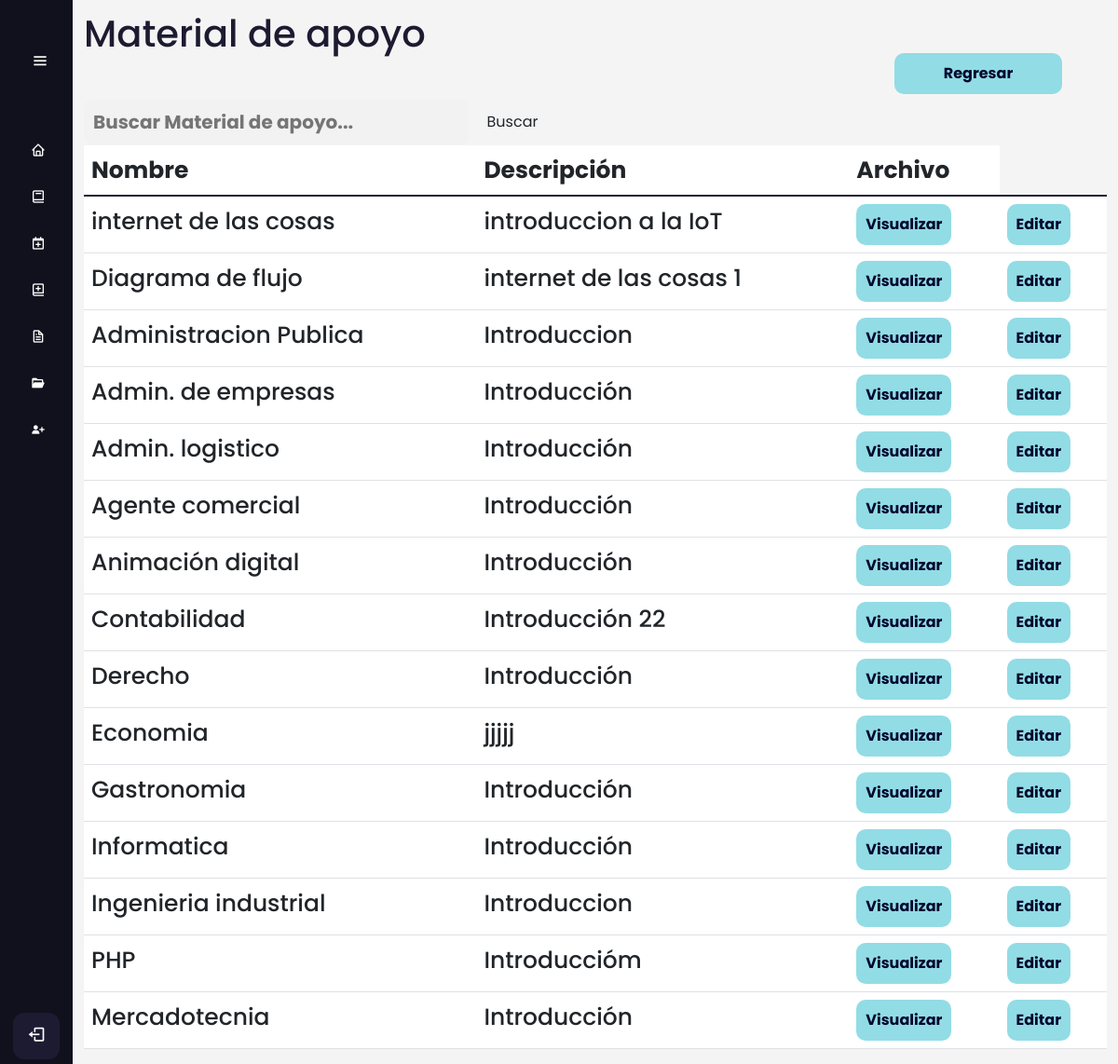
The page /filtrar_material/ (signed in) on the database as committed earlier.
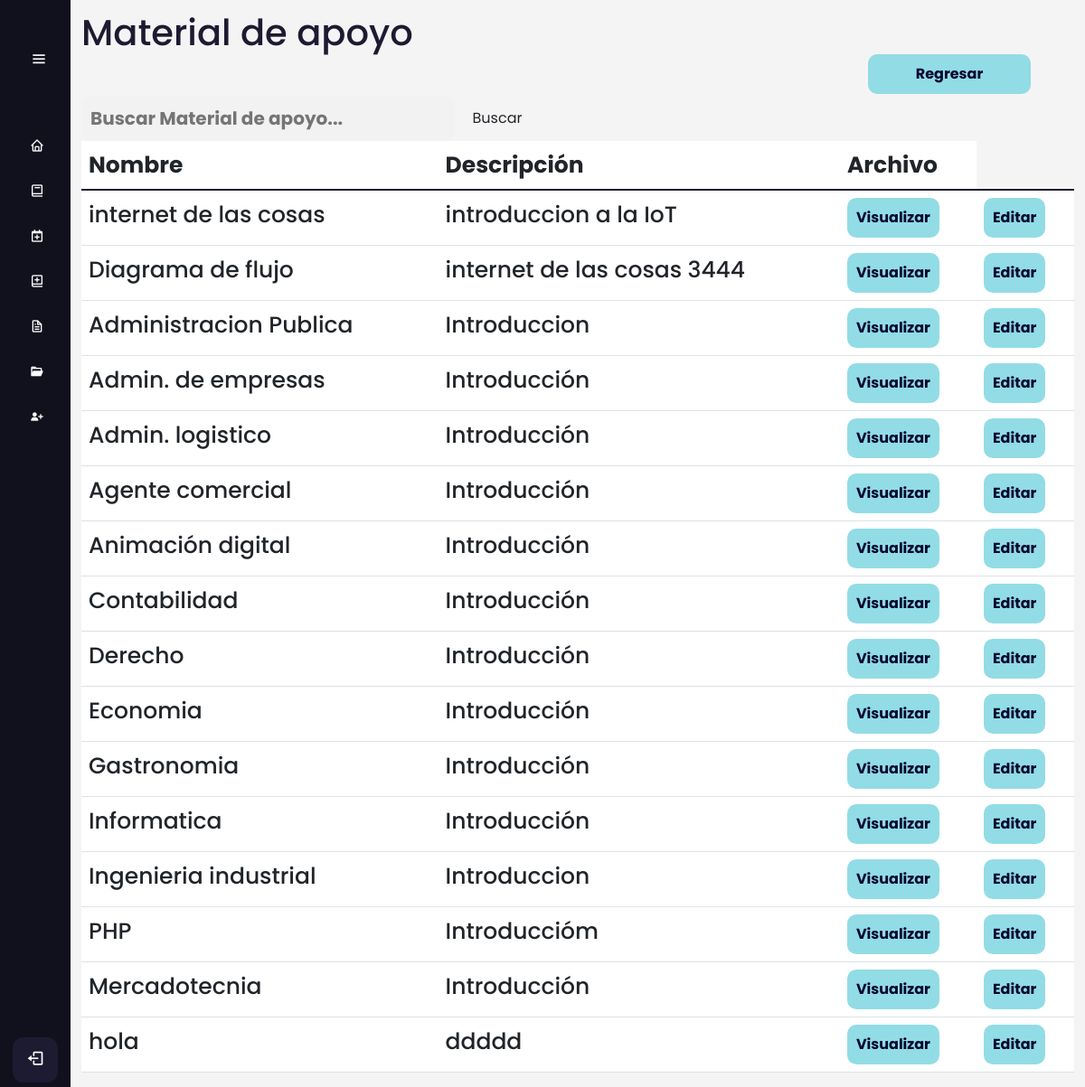
The same page on the database as committed later.
### AppCursos/models.py (models this page shows, shortened)
class MaterialApoyo(models.Model):
     NombreMaterialApoyo = models.CharField(max_length=255)
     DescripcionMaterialApoyo = models.TextField()
     Archivo = models.URLField()  # Para almacenar la URL del archivo en Google Drive
     id_curso= models.ForeignKey(Cursos, on_delete=models.CASCADE,null=True) #Se crea la relacion a cursos

### AppCursos/views.py (the view)
# urls.py: path('filtrar_material/',login_required(views.filtrar_material),name="filtrar_material"),
def filtrar_material(request):
    filtro_m = MaterialApoyo.objects.filter(NombreMaterialApoyo__contains=request.GET.get('search',''))
    context = {'filtro_m':filtro_m}
    return render(request, 'material_apoyo/material_list.html', {'materiales': filtro_m})

### Templates/material_apoyo/material_list.html
{% extends 'Layout/Base.html' %}
{% load static %}
{% block content %}
<link rel="stylesheet" href="{% static 'Css/Curso.css' %}">
<div class="home_content">
    <div class="text">
        <h1> Material de apoyo </h1>
        <br>
        <form class="search" action="{% url 'filtrar_material' %}" method="GET">
            <input type="text" class="search-bar" name="search" placeholder="Buscar Material de apoyo...">
            <input type="submit" class="btn search-btn" value="Buscar">
        </form>
        <div class="table-responsive">
            <table class="table table-hover" id="tablam">
                <thead>
                    <tr>
                        <th scope="col">Nombre</th>
                        <th scope="col">Descripción</th>
                        <th scope="col">Archivo</th>
                    </tr>
                </thead>
                <tbody class="table-group-divider">
                    {% for material in materiales %}
                    <tr>
                        <td>{{ material.NombreMaterialApoyo }}</td>
                        <td>{{ material.DescripcionMaterialApoyo }}</td>
                        <td>
                            <a href="{{ material.Archivo }}" target="_blank">
                                <button class="editar">
                                    Visualizar
                                </button>
                        </td>
                        <td>
                            <a href="{% url 'editar_material' pk=material.pk %}">
                                <button class="editar">
                                    Editar
                                </button>
                            </a>
                        </td>
                    </tr>
                    {% endfor %}
                </tbody>
            </table>
        </div>
        <a href="{% url 'Listar_cursos_material' %}" id="back2">
            <div>
                <button class="back">Regresar</button>
            </div>
        </a>
{% endblock %}

Rows that differ between the two databases and show on the page:
changed MaterialApoyo "Diagrama de flujo": DescripcionMaterialApoyo "internet de las cosas 1" → "internet de las cosas 3444"
changed MaterialApoyo "Contabilidad": DescripcionMaterialApoyo "Introducción 22" → "Introducción"
changed MaterialApoyo "Economia": DescripcionMaterialApoyo "jjjjj" → "Introducción"
added MaterialApoyo: NombreMaterialApoyo "hola", DescripcionMaterialApoyo "ddddd"
